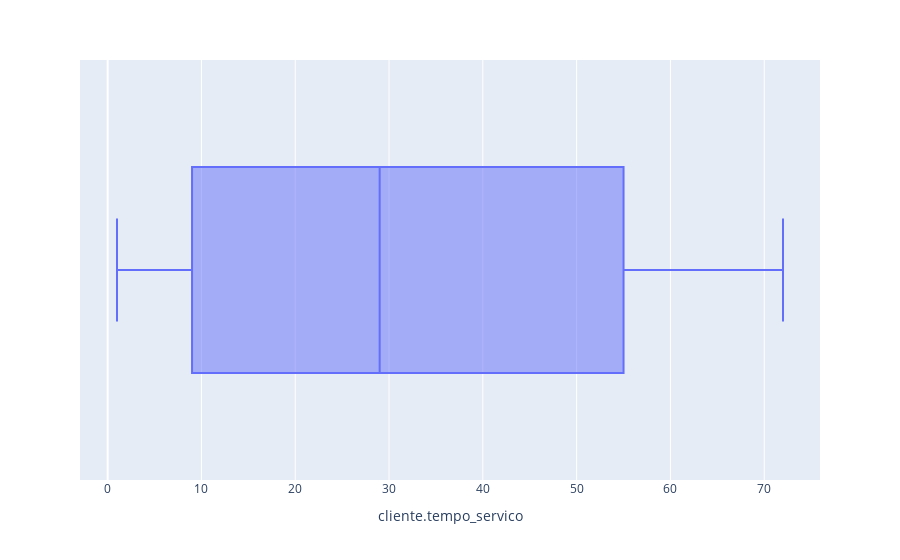

Source (notebook cell):
### Code cell
fig = px.box(outliers_data_6, x= 'cliente.tempo_servico')
fig.show()

### Figure 1 — Plotly figure (JSON) as saved in the notebook; plotly's stock layout.template omitted (floating-point values rounded to 4 significant figures; data arrays with more than 128 entries replaced by an {"elided": "..."} marker saying what was removed)
{"data": [{"alignmentgroup": "True", "hovertemplate": "cliente.tempo_servico=%{x}<extra></extra>", "legendgroup": "", "marker": {"color": "#636efa"}, "name": "", "notched": false, "offsetgroup": "", "orientation": "h", "showlegend": false, "type": "box", "x": {"elided": "7002 int values"}, "x0": " ", "xaxis": "x", "y0": " ", "yaxis": "y"}], "layout": {"boxmode": "group", "legend": {"tracegroupgap": 0}, "margin": {"t": 60}, "xaxis": {"anchor": "y", "domain": [0, 1], "title": {"text": "cliente.tempo_servico"}}, "yaxis": {"anchor": "x", "domain": [0, 1]}}}
